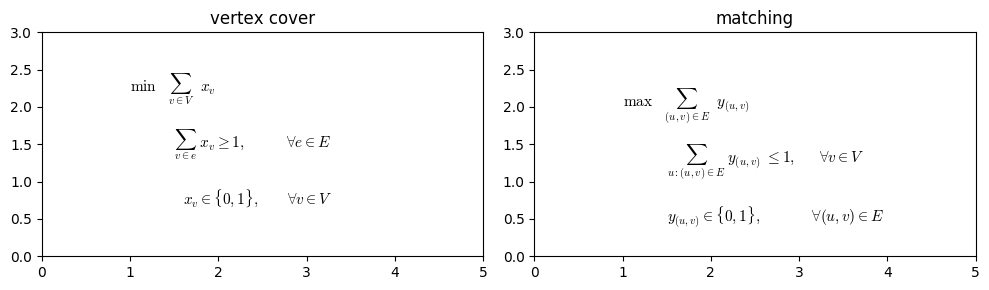

Generate this figure with Python:
from matplotlib import pyplot as plt
from matplotlib import rc


def vc(ax):
    objective = r'$\min \ \ \ \sum_{v \in V} \ \ x_v$'
    ax.text(1.0, 2.2, objective, fontsize=11)

    subjects = r'$\sum_{v \in e} \ x_v \geq 1,  \ \ \ \ \ \ \ \ \ \forall e \in E$'
    ax.text(1.5, 2 - 0.55, subjects, fontsize=11)

    subjects = r'$x_v \in \{0, 1\}, \ \ \ \ \ \ \forall v \in V$'
    ax.text(1.5 + 0.1, 1 - 0.3, subjects, fontsize=11)

    ax.set_xlim([0, 5])
    ax.set_ylim([0, 3])
    ax.set_title('vertex cover')


def matching(ax):
    objective = r'$\max \ \ \ \sum_{(u, v) \in E} \ \ y_{(u, v)}$'
    ax.text(1.0, 2, objective, fontsize=11)

    subjects = r'$\sum_{u: (u, v) \in E} \ y_{(u, v)} \  \leq 1, \ \ \ \ \ \forall v \in V$'
    ax.text(1.5, 2 - 0.75, subjects, fontsize=11)

    subjects = r'$y_{(u, v)} \in \{0, 1\}, \ \ \ \ \ \ \ \ \ \ \ \forall (u, v) \in E$'
    ax.text(1.5, 1 - 0.55, subjects, fontsize=11)

    ax.set_xlim([0, 5])
    ax.set_ylim([0, 3])
    ax.set_title('matching')

if __name__ == '__main__':
    rc('mathtext', **{'rm': 'serif',
                      'it': 'serif:itelic',
                      'bf': 'serif:bold',
                      'fontset': 'cm'})
    fig, (ax1, ax2) = plt.subplots(ncols=2, figsize=(10, 3))
    vc(ax1)
    matching(ax2)
    plt.tight_layout()
    plt.savefig('vc_matching_forms.png', bbox_inches='tight')
    plt.show()
